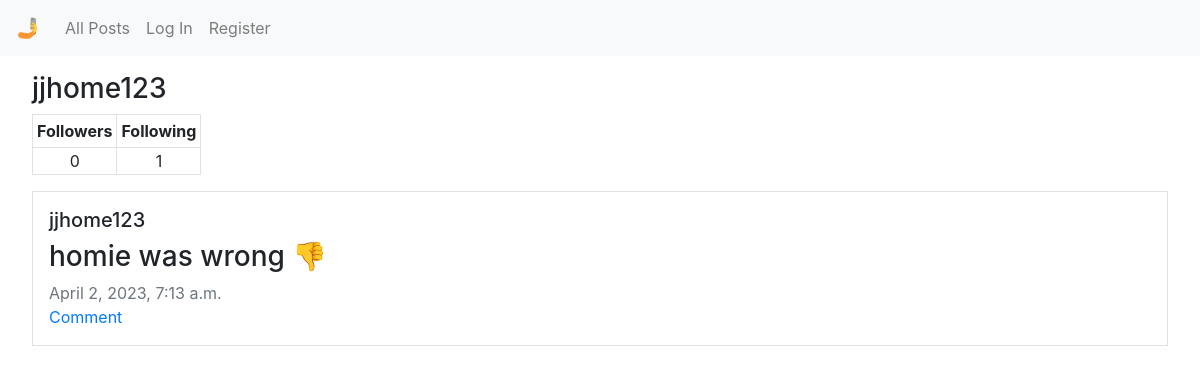
/profile/jjhome123, run on the app's committed database.
### network/models.py (models this page shows, shortened)
class User(AbstractUser):
    pass

class Post(models.Model):
    poster = models.ForeignKey(User, on_delete=models.CASCADE, null=True, default=None)
    post = models.CharField(max_length=2000)
    datetime = models.DateTimeField(auto_now=True)

### network/views.py (the view, shortened to what this page needs)
# urls.py: path("profile/<str:user>", views.profile, name="profile"),
@csrf_exempt
def profile(request, user):
    profile_user = User.objects.get(username=user)
    posts = Post.objects.filter(poster=profile_user).order_by('datetime')
    followers = Follow.objects.filter(following_user=profile_user).count()
    following = Follow.objects.filter(user=profile_user).count()
    try:
        Follow.objects.get(user=request.user, following_user=User.objects.get(username=user))
        f_status = True
    except:
        f_status = False
    return render(request, "network/profile.html",{
        "posts": posts,
        "user": profile_user.username,
        "followers": followers,
        "following": following,
        "f_status": f_status
    })

### network/templates/network/profile.html (shortened to what this page needs)
{% extends "network/layout.html" %}
{% block body %}
    <h3 class="ml-3">{% if user == request.user.username %}Your Profile{% else %}{{ user }}{% endif %}</h3>
    <table class="ml-3">
        <thead>
            <tr>
                <th class="border p-1">Followers</th>
                <th class="border p-1">Following</th>
            </tr>
        </thead>
        <tbody>
            <tr>
                <td id="follower-num" class="border text-center">{{ followers }}</td>
                <td id="following-num" class="border text-center">{{ following }}</td>
                <td>
                </td>
            </tr>
        </tbody>
    </table>
    <div class="posts">
        {% for post in posts reversed %}
        <div class="border m-3 p-3">
            <h5>{{ post.poster }}</h5>
            <div id="post_body{{ post.pk }}"><h3>{{ post.post }}</h3></div>
            <div class="text-muted">{{ post.datetime }}</div>
            <a href="#">Comment</a>
        </div>
        {% empty %}
        <div class="m-3 p-3"><h5>No posts to display.</h5></div>
        {% endfor %}
    </div>
{% endblock %}

### data on the page
User: username "jjhome123"
Post: poster "jjhome123", post "homie was wrong 👎", datetime "April 2, 2023, 7:13 a.m."

### other printed values
{{ followers }} "0"
{{ following }} "1"
